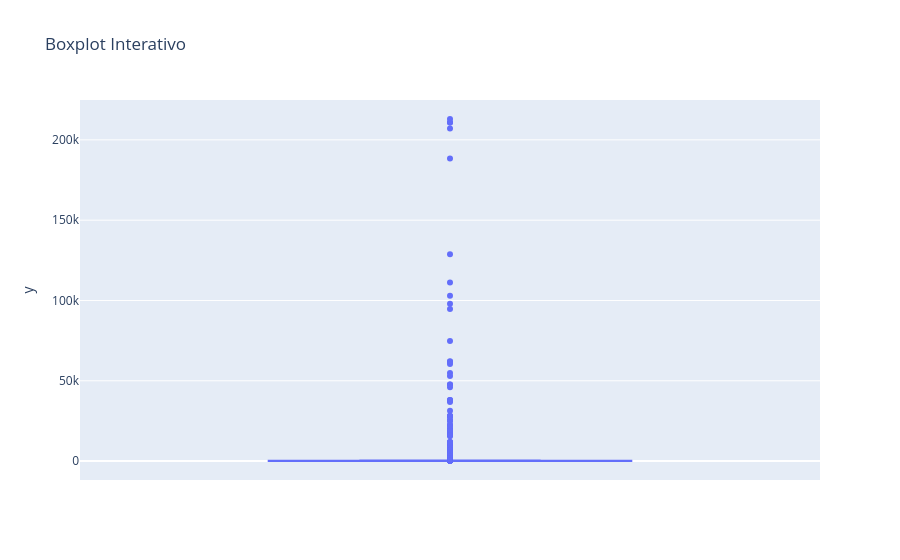

The notebook cell this image was saved under:
### Code cell
boxplot = px.box(y=geracoes_totais, title="Boxplot Interativo")
boxplot.show()

### Figure 1 — Plotly figure (JSON) as saved in the notebook; plotly's stock layout.template omitted (floating-point values rounded to 4 significant figures; data arrays with more than 128 entries replaced by an {"elided": "..."} marker saying what was removed)
{"data": [{"alignmentgroup": "True", "hovertemplate": "y=%{y}<extra></extra>", "legendgroup": "", "marker": {"color": "#636efa"}, "name": "", "notched": false, "offsetgroup": "", "orientation": "v", "showlegend": false, "type": "box", "x0": " ", "xaxis": "x", "y": {"elided": "3000 float values"}, "y0": " ", "yaxis": "y"}], "layout": {"boxmode": "group", "legend": {"tracegroupgap": 0}, "title": {"text": "Boxplot Interativo"}, "xaxis": {"anchor": "y", "domain": [0, 1]}, "yaxis": {"anchor": "x", "domain": [0, 1], "title": {"text": "y"}}}}
